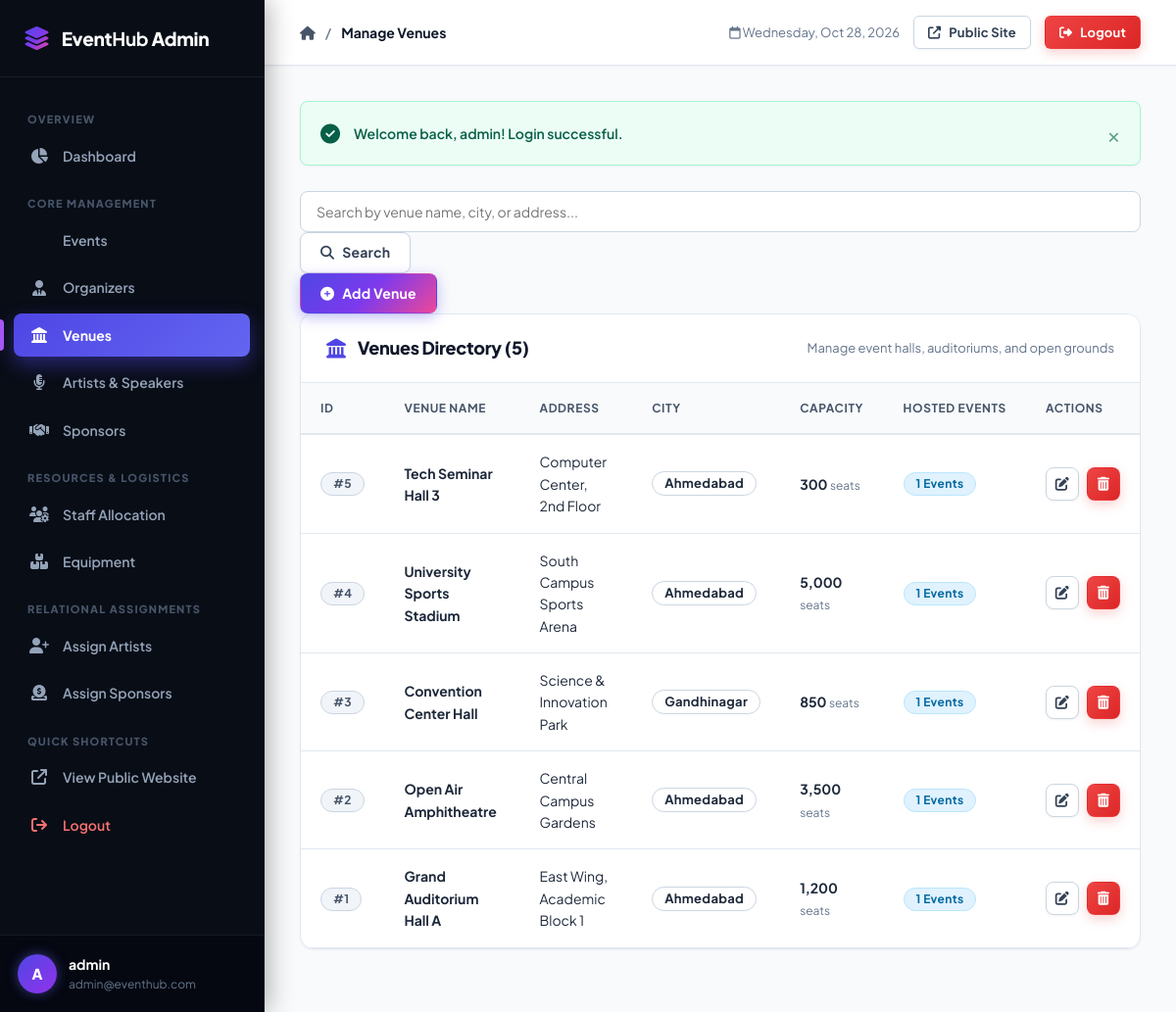
The app's page /admin/venues/index.php (signed in) with its own data.
### tables this page shows
CREATE TABLE `venue` (
    `venue_id` INT AUTO_INCREMENT PRIMARY KEY,
    `venue_name` VARCHAR(100) NOT NULL,
    `address` VARCHAR(200) NOT NULL,
    `city` VARCHAR(50) NOT NULL,
    `capacity` INT NOT NULL,
    CONSTRAINT `chk_venue_capacity` CHECK (`capacity` > 0)
);

### admin/venues/index.php (the view, shortened to what this page needs)
<?php
require_once __DIR__ . '/../../includes/auth.php';
$search = trim($_GET['search'] ?? '');
try {
    if (!empty($search)) {
        $stmt = $pdo->prepare("
            SELECT v.*, COUNT(e.event_id) as event_count
            FROM venue v
            LEFT JOIN event e ON v.venue_id = e.venue_id
            WHERE v.venue_name LIKE :search
               OR v.city LIKE :search
               OR v.address LIKE :search
            GROUP BY v.venue_id
            ORDER BY v.venue_id DESC
        ");
        $stmt->execute([':search' => "%{$search}%"]);
    } else {
        $stmt = $pdo->query("
            SELECT v.*, COUNT(e.event_id) as event_count
            FROM venue v
            LEFT JOIN event e ON v.venue_id = e.venue_id
            GROUP BY v.venue_id
            ORDER BY v.venue_id DESC
        ");
    }
    $venues = $stmt->fetchAll();
} catch (PDOException $e) {
    die("Database error: " . htmlspecialchars($e->getMessage()));
}
require_once __DIR__ . '/../../includes/admin_header.php';
?>
<div class="toolbar-container">
    <form action="<?= url('admin/venues/index.php') ?>" method="GET" class="search-form">
        <input type="text" name="search" class="form-control" placeholder="Search by venue name, city, or address..." value="<?= sanitize($search) ?>">
        <button type="submit" class="btn btn-secondary">
            <i class="fas fa-search"></i> Search
        </button>
    </form>
    <div>
        <a href="<?= url('admin/venues/add.php') ?>" class="btn btn-primary">
            <i class="fas fa-plus-circle"></i> Add Venue
        </a>
    </div>
</div>
<div class="card">
    <div class="card-header">
        <div class="card-title">
            <i class="fas fa-landmark"></i> Venues Directory (<?= count($venues) ?>)
        </div>
        <div style="font-size: 13px; color: var(--text-muted);">
            Manage event halls, auditoriums, and open grounds
        </div>
    </div>
    <div class="card-body" style="padding: 0;">
        <div class="table-responsive">
            <table class="data-table">
                <thead>
                    <tr>
                        <th>ID</th>
                        <th>Venue Name</th>
                        <th>Address</th>
                        <th>City</th>
                        <th>Capacity</th>
                        <th>Hosted Events</th>
                        <th>Actions</th>
                    </tr>
                </thead>
                <tbody>
                    <?php if (empty($venues)): ?>
                        <tr>
                            <td colspan="7">
                                <div class="empty-state">
                                    <div class="empty-state-icon"><i class="fas fa-building-circle-xmark"></i></div>
                                    <h3>No venues found</h3>
                                    <p>Try refining your search keyword or add a new venue location.</p>
                                    <a href="<?= url('admin/venues/add.php') ?>" class="btn btn-primary btn-sm">
                                        <i class="fas fa-plus"></i> Add New Venue
                                    </a>
                                </div>
                            </td>
                        </tr>
                    <?php else: ?>
                        <?php foreach ($venues as $v): ?>
                            <tr>
                                <td><span class="badge badge-secondary">#<?= $v['venue_id'] ?></span></td>
                                <td><strong><?= sanitize($v['venue_name']) ?></strong></td>
                                <td><?= sanitize($v['address']) ?></td>
                                <td><span class="badge badge-light" style="font-size: 13px; border: 1px solid #cbd5e1;"><?= sanitize($v['city']) ?></span></td>
                                <td>
                                    <strong><?= number_format($v['capacity']) ?></strong> <span style="font-size: 12px; color: var(--text-muted);">seats</span>
                                </td>
                                <td>
                                    <span class="badge badge-info"><?= $v['event_count'] ?> Events</span>
                                </td>
                                <td>
                                    <div class="actions-cell">
                                        <a href="<?= url('admin/venues/edit.php?id=' . $v['venue_id']) ?>" class="btn btn-secondary btn-icon" title="Edit">
                                            <i class="fas fa-edit"></i>
                                        </a>
                                        <form action="<?= url('admin/venues/delete.php') ?>" method="POST" style="display: inline;">
                                            <button type="submit" class="btn btn-danger btn-icon confirm-delete" data-item="<?= sanitize($v['venue_name']) ?>" title="Delete">
                                                <i class="fas fa-trash-alt"></i>
                                            </button>
                                        </form>
                                    </div>
                                </td>
                            </tr>
                        <?php endforeach; ?>
                    <?php endif; ?>
                </tbody>
            </table>
        </div>
    </div>
</div>
<?php require_once __DIR__ . '/../../includes/admin_footer.php'; ?>

### assets/css/style.css (style rules this page uses)
:root { --primary: #4f46e5; --primary-gradient: linear-gradient(135deg, #4f46e5 0%, #7c3aed 50%, #ec4899 100%); --primary-hover: #4338ca; --primary-light: #e0e7ff; --secondary: #64748b; --success: #10b981; --success-light: #d1fae5; --danger: #ef4444; --danger-light: #fee2e2; --warning: #f59e0b; --warning-light: #fef3c7; --info: #0ea5e9; --info-light: #e0f2fe; --sidebar-bg: #090d16; --sidebar-surface: #111827; --sidebar-hover: #1f293d; --sidebar-active: linear-gradient(135deg, #4f46e5 0%, #6366f1 100%); --sidebar-text: #94a3b8; --sidebar-text-active: #ffffff; --bg-body: #f8fafc; --bg-card: #ffffff; --text-main: #0f172a; --text-muted: #64748b; --border-color: #e2e8f0; --border-hover: #cbd5e1; --radius-sm: 8px; --radius-md: 14px; --radius-lg: 20px; --radius-full: 9999px; --shadow-sm: 0 1px 3px 0 rgba(0, 0, 0, 0.04), 0 1px 2px -1px rgba(0, 0, 0, 0.04); --shadow-md: 0 4px 6px -1px rgba(0, 0, 0, 0.06), 0 2px 4px -2px rgba(0, 0, 0, 0.04); --shadow-lg: 0 12px 24px -4px rgba(15, 23, 42, 0.08), 0 4px 6px -2px rgba(15, 23, 42, 0.03); --shadow-glow: 0 10px 25px -3px rgba(79, 70, 229, 0.35); --transition: all 0.25s cubic-bezier(0.4, 0, 0.2, 1); }
* { margin: 0; padding: 0; box-sizing: border-box; font-family: 'Plus Jakarta Sans', -apple-system, BlinkMacSystemFont, "Segoe UI", Roboto, sans-serif; }
body { background-color: var(--bg-body); color: var(--text-main); line-height: 1.6; min-height: 100vh; -webkit-font-smoothing: antialiased; }
a { color: var(--primary); text-decoration: none; transition: var(--transition); }
.badge { display: inline-flex; align-items: center; gap: 6px; padding: 5px 12px; font-size: 12px; font-weight: 700; border-radius: var(--radius-full); line-height: 1; letter-spacing: 0.3px; }
.badge-info { background: #e0f2fe; color: #0369a1; border: 1px solid #bae6fd; }
.badge-secondary { background: #f1f5f9; color: #475569; border: 1px solid #cbd5e1; }
.btn { display: inline-flex; align-items: center; justify-content: center; gap: 8px; padding: 10px 20px; font-size: 14px; font-weight: 700; border-radius: var(--radius-sm); border: 1px solid transparent; cursor: pointer; transition: var(--transition); text-decoration: none; line-height: 1.4; letter-spacing: 0.2px; }
.btn-primary { background: var(--primary-gradient); color: #ffffff; box-shadow: 0 4px 14px 0 rgba(79, 70, 229, 0.35); }
.btn-secondary { background: #ffffff; color: #334155; border-color: #cbd5e1; box-shadow: 0 1px 3px rgba(0, 0, 0, 0.05); }
.btn-danger { background: linear-gradient(135deg, #ef4444, #dc2626); color: #ffffff; box-shadow: 0 4px 12px rgba(239, 68, 68, 0.25); }
.btn-icon { width: 34px; height: 34px; padding: 0; border-radius: var(--radius-sm); display: inline-flex; align-items: center; justify-content: center; transition: var(--transition); }
.card { background: #ffffff; border-radius: var(--radius-md); border: 1px solid var(--border-color); box-shadow: var(--shadow-sm); margin-bottom: 28px; overflow: hidden; transition: var(--transition); }
.card-header { padding: 20px 26px; border-bottom: 1px solid var(--border-color); display: flex; justify-content: space-between; align-items: center; background: #ffffff; }
.card-title { font-size: 18px; font-weight: 800; color: #0f172a; display: flex; align-items: center; gap: 12px; letter-spacing: -0.3px; }
.card-title i { color: var(--primary); font-size: 20px; }
.card-body { padding: 26px; }
.table-responsive { width: 100%; overflow-x: auto; }
.data-table { width: 100%; border-collapse: collapse; text-align: left; font-size: 14px; }
.data-table th { background: #f8fafc; color: #475569; font-weight: 700; padding: 16px 20px; border-bottom: 2px solid var(--border-color); white-space: nowrap; text-transform: uppercase; font-size: 12px; letter-spacing: 0.6px; }
.data-table td { padding: 16px 20px; border-bottom: 1px solid var(--border-color); color: #1e293b; vertical-align: middle; transition: var(--transition); }
.actions-cell { white-space: nowrap; display: flex; align-items: center; gap: 8px; }
.form-control { width: 100%; padding: 11px 16px; font-size: 14px; border: 1px solid #cbd5e1; border-radius: var(--radius-sm); background-color: #ffffff; color: #0f172a; transition: var(--transition); }

### records on screen
venue: venue_id "5", venue_name "Tech Seminar Hall 3", address "Computer Center, 2nd Floor", city "Ahmedabad", capacity "300", event_count "1"
venue: venue_id "4", venue_name "University Sports Stadium", address "South Campus Sports Arena", city "Ahmedabad", capacity "5,000", event_count "1"
venue: venue_id "3", venue_name "Convention Center Hall", address "Science & Innovation Park", city "Gandhinagar", capacity "850", event_count "1"
venue: venue_id "2", venue_name "Open Air Amphitheatre", address "Central Campus Gardens", city "Ahmedabad", capacity "3,500", event_count "1"
venue: venue_id "1", venue_name "Grand Auditorium Hall A", address "East Wing, Academic Block 1", city "Ahmedabad", capacity "1,200", event_count "1"

### other values on screen
substr($_SESSION['admin_username'] ?? 'A', 0, 1) "A"
$_SESSION['admin_username'] "admin"
$_SESSION['admin_email'] "admin@eventhub.com"
$pageTitle "Manage Venues"
$message "Welcome back, admin! Login successful."
count($venues) "5"
